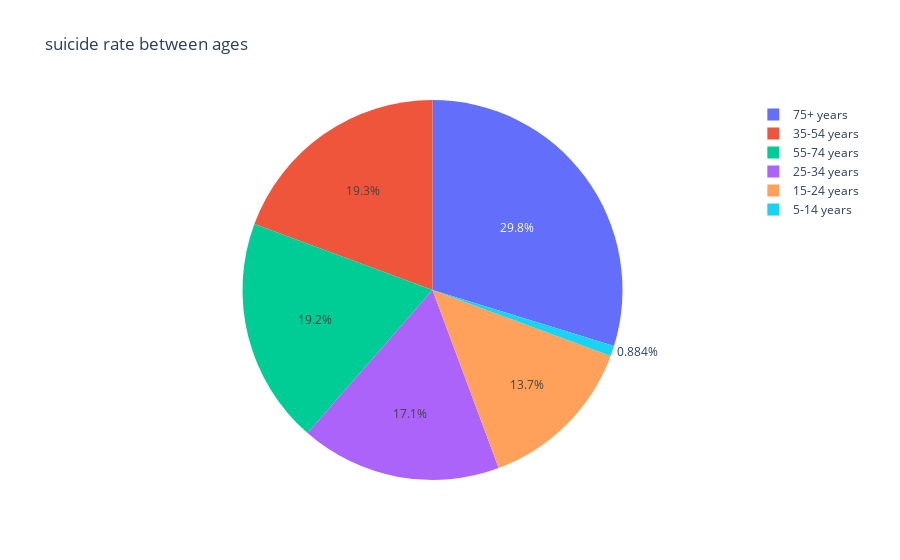

The cell this chart's notebook holds for it:
### Markdown cell above
From the chart above, as opposed to what i assumed and initially postulated, and following the advice of Haggai, it turns out the suicide rate in the US has greatly reduced. But let me do a pie chart for the other metrics(age and sex)

### Code cell
px.pie(United_States_data, values='suicides_per_pop', names='age', title='suicide rate between ages')

### Figure 1 — Plotly figure (JSON) as saved in the notebook; plotly's stock layout.template omitted (floating-point values rounded to 4 significant figures; data arrays with more than 128 entries replaced by an {"elided": "..."} marker saying what was removed)
{"data": [{"domain": {"x": [0, 1], "y": [0, 1]}, "hovertemplate": "age=%{label}<br>suicides_per_pop=%{value}<extra></extra>", "labels": {"elided": "372 str values"}, "legendgroup": "", "name": "", "showlegend": true, "type": "pie", "values": {"elided": "372 float values"}}], "layout": {"legend": {"tracegroupgap": 0}, "title": {"text": "suicide rate between ages"}}}
